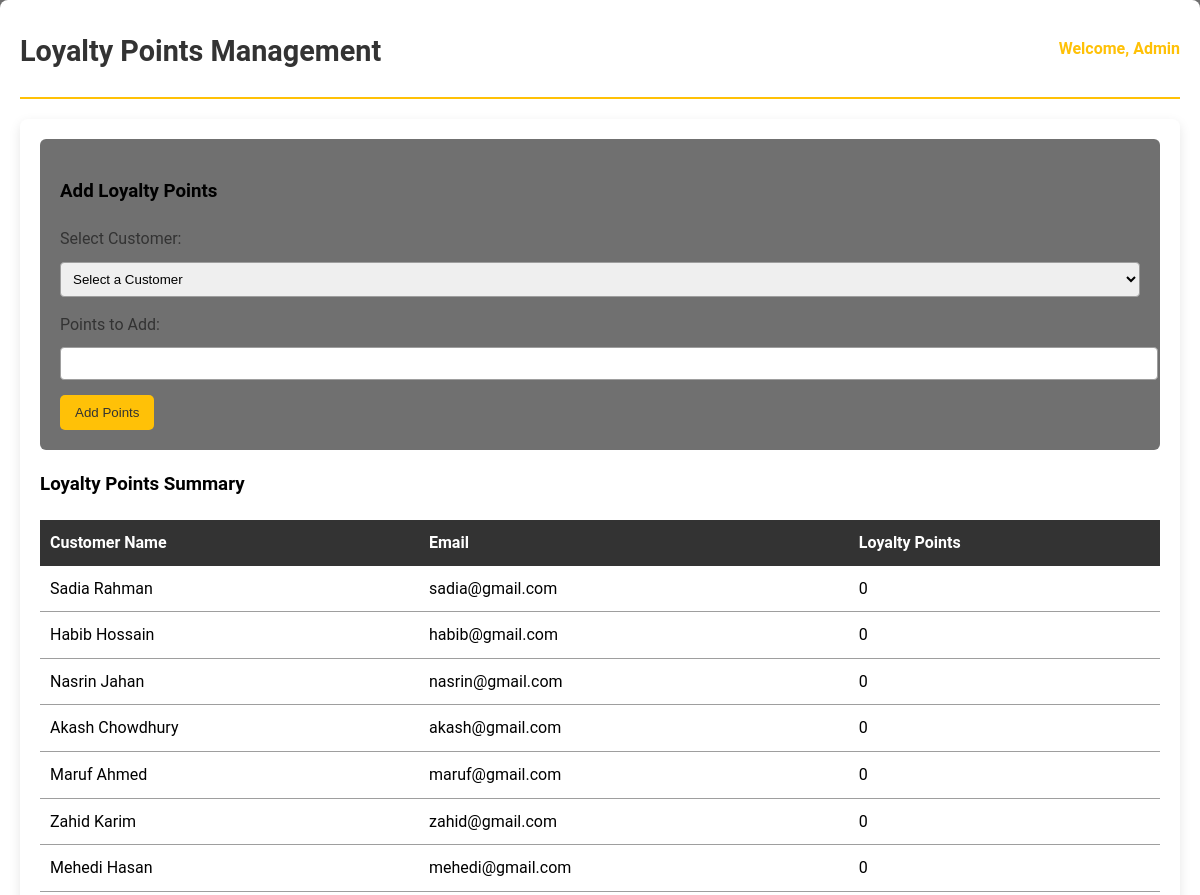
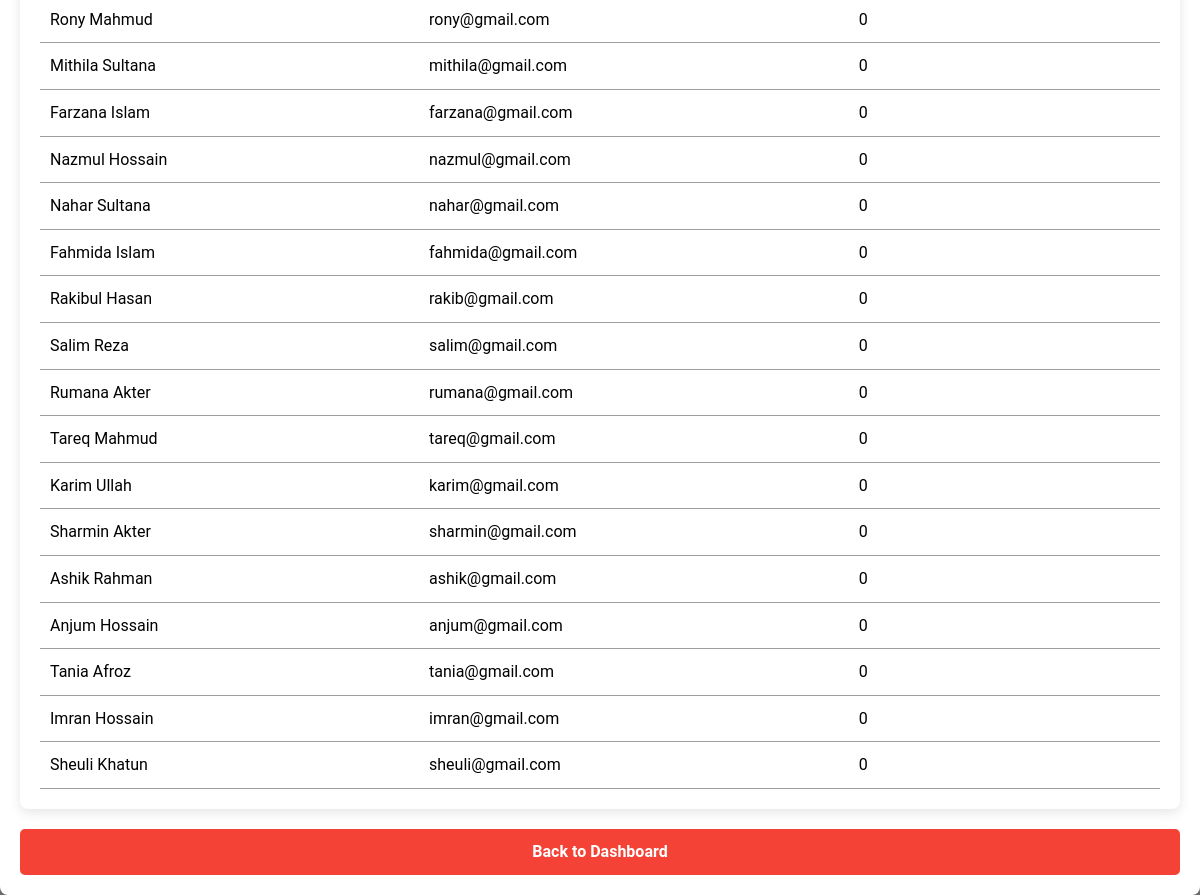
/create_loyalty_programs.php (signed in), run on the app's committed database (2 pictures, top to bottom).
### tables this page shows
CREATE TABLE users (
    user_id INT AUTO_INCREMENT PRIMARY KEY,
    username VARCHAR(50) NOT NULL UNIQUE,
    password VARCHAR(255) NOT NULL,
    email VARCHAR(100) NOT NULL UNIQUE,
    full_name VARCHAR(100) NOT NULL,
    role ENUM('admin', 'seller', 'customer') NOT NULL,
    phone VARCHAR(20),
    address TEXT,
    created_at TIMESTAMP DEFAULT CURRENT_TIMESTAMP,
    last_login TIMESTAMP NULL
);

### create_loyalty_programs.php (the view, shortened to what this page needs)
<?php
include 'db_connect.php';
$loyaltyQuery = "
    SELECT
        u.user_id,
        u.full_name,
        u.email,
        COALESCE(lp.points, 0) as points
    FROM
        users u
    LEFT JOIN
        loyalty_points lp ON u.user_id = lp.customer_id
    WHERE
        u.role = 'customer'
    ORDER BY
        points DESC
";
$loyaltyResult = mysqli_query($conn, $loyaltyQuery);
?>
<!DOCTYPE html>
<html lang="en">
<head>
    <link rel="stylesheet" href="Admin_Styles.css">
</head>
<body>
    <div class="admin-dashboard">
        <div class="dashboard-header">
            <h1 class="dashboard-title">Loyalty Points Management</h1>
            <p class="dashboard-welcome">Welcome, Admin</p>
        </div>
        <div class="loyalty-management-container">
            <div class="loyalty-form">
                <h3>Add Loyalty Points</h3>
                <form method="post">
                    <label for="customer_id">Select Customer:</label>
                    <select name="customer_id" id="customer_id" required>
                        <option value="">Select a Customer</option>
                    </select>
                    <label for="points">Points to Add:</label>
                    <input type="number" name="points" id="points" min="1" required>
                    <input type="submit" name="add_points" value="Add Points">
                </form>
            </div>
            <h3>Loyalty Points Summary</h3>
            <table class="loyalty-points-table">
                <thead>
                    <tr>
                        <th>Customer Name</th>
                        <th>Email</th>
                        <th>Loyalty Points</th>
                    </tr>
                </thead>
                <tbody>
                    <?php while($loyalty = mysqli_fetch_assoc($loyaltyResult)): ?>
                        <tr>
                            <td><?php echo htmlspecialchars($loyalty['full_name']); ?></td>
                            <td><?php echo htmlspecialchars($loyalty['email']); ?></td>
                            <td><?php echo $loyalty['points']; ?></td>
                        </tr>
                    <?php endwhile; ?>
                </tbody>
            </table>
        </div>
        <div class="dashboard-actions text-center">
            <a href="admin_dashboard.php" class="logout-link">Back to Dashboard</a>
        </div>
    </div>
</body>
</html>

### Admin_Styles.css (style rules this page uses)
:root { --primary-color: #333333; --accent-color: #FFC107; --background-color: #212121a4; --text-color: #000000; --white: #ffffff; --success-color: #4CAF50; --danger-color: #F44336; --neutral-color: #9E9E9E; }
body { font-family: 'Roboto', 'Arial', sans-serif; background-color: var(--background-color); margin: 0; padding: 0; line-height: 1.6; color: var(--text-color); }
.admin-dashboard { max-width: 1200px; margin: 0 auto; padding: 20px; background-color: var(--white); box-shadow: 0 4px 12px rgba(0, 0, 0, 0.1); border-radius: 8px; }
.dashboard-header { display: flex; align-items: center; justify-content: space-between; border-bottom: 2px solid var(--accent-color); padding-bottom: 15px; margin-bottom: 20px; }
.dashboard-title { color: var(--primary-color); margin: 0; font-size: 1.8em; }
.dashboard-welcome { text-align: right; color: var(--accent-color); font-weight: bold; margin-bottom: 20px; }
.logout-link { display: block; text-align: center; margin-top: 20px; background-color: var(--danger-color); color: var(--white); padding: 10px 15px; text-decoration: none; border-radius: 5px; transition: background-color 0.3s ease; font-weight: bold; }

### create_loyalty_programs.php (style rules this page uses)
.loyalty-management-container { background-color: var(--white); border-radius: 8px; padding: 20px; box-shadow: 0 4px 12px rgba(0, 0, 0, 0.1); margin: 20px auto; max-width: 1200px; }
.loyalty-points-table { width: 100%; border-collapse: collapse; margin-top: 20px; }
.loyalty-points-table th { background-color: var(--primary-color); color: var(--white); padding: 10px; text-align: left; }
.loyalty-points-table td { padding: 10px; border-bottom: 1px solid var(--neutral-color); }
.loyalty-form { background-color: var(--background-color); padding: 20px; border-radius: 6px; margin-bottom: 20px; }
.loyalty-form label { display: block; margin-bottom: 10px; color: var(--primary-color); }
.loyalty-form select, .loyalty-form input[type="number"] { width: 100%; padding: 8px; margin-bottom: 15px; border: 1px solid var(--neutral-color); border-radius: 4px; }
.loyalty-form input[type="submit"] { background-color: var(--accent-color); color: var(--primary-color); border: none; padding: 10px 15px; border-radius: 5px; cursor: pointer; transition: background-color 0.3s ease; }

### data on the page
users: full_name "Sadia Rahman", email "sadia@gmail.com", points "0"
users: full_name "Habib Hossain", email "habib@gmail.com", points "0"
users: full_name "Nasrin Jahan", email "nasrin@gmail.com", points "0"
users: full_name "Akash Chowdhury", email "akash@gmail.com", points "0"
users: full_name "Maruf Ahmed", email "maruf@gmail.com", points "0"
users: full_name "Zahid Karim", email "zahid@gmail.com", points "0"
users: full_name "Mehedi Hasan", email "mehedi@gmail.com", points "0"
users: full_name "Rony Mahmud", email "rony@gmail.com", points "0"
users: full_name "Mithila Sultana", email "mithila@gmail.com", points "0"
users: full_name "Farzana Islam", email "farzana@gmail.com", points "0"
users: full_name "Nazmul Hossain", email "nazmul@gmail.com", points "0"
users: full_name "Nahar Sultana", email "nahar@gmail.com", points "0"
users: full_name "Fahmida Islam", email "fahmida@gmail.com", points "0"
users: full_name "Rakibul Hasan", email "rakib@gmail.com", points "0"
users: full_name "Salim Reza", email "salim@gmail.com", points "0"
users: full_name "Rumana Akter", email "rumana@gmail.com", points "0"
users: full_name "Tareq Mahmud", email "tareq@gmail.com", points "0"
users: full_name "Karim Ullah", email "karim@gmail.com", points "0"
users: full_name "Sharmin Akter", email "sharmin@gmail.com", points "0"
users: full_name "Ashik Rahman", email "ashik@gmail.com", points "0"
users: full_name "Anjum Hossain", email "anjum@gmail.com", points "0"
users: full_name "Tania Afroz", email "tania@gmail.com", points "0"
users: full_name "Imran Hossain", email "imran@gmail.com", points "0"
users: full_name "Sheuli Khatun", email "sheuli@gmail.com", points "0"
